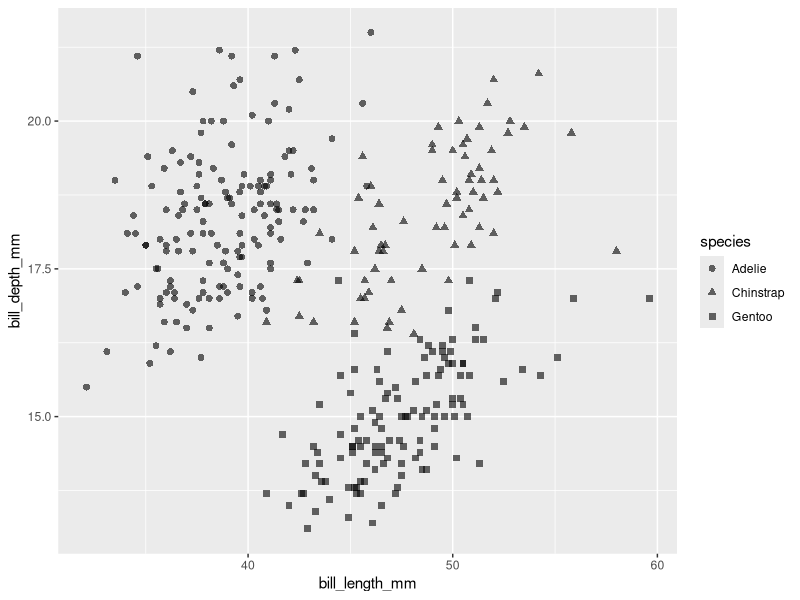
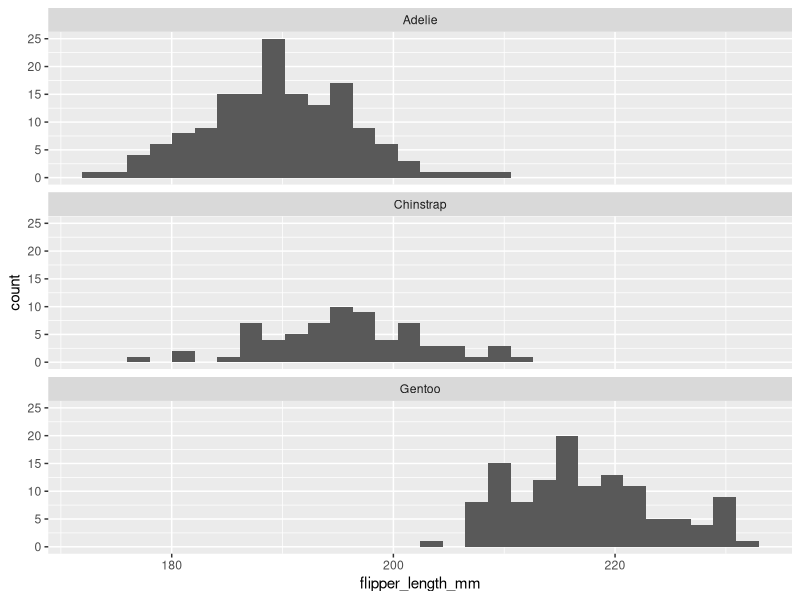
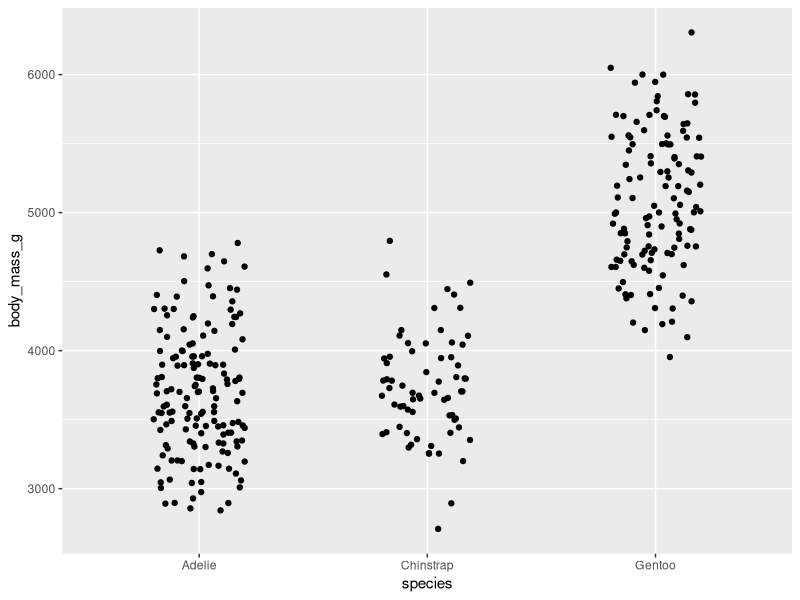
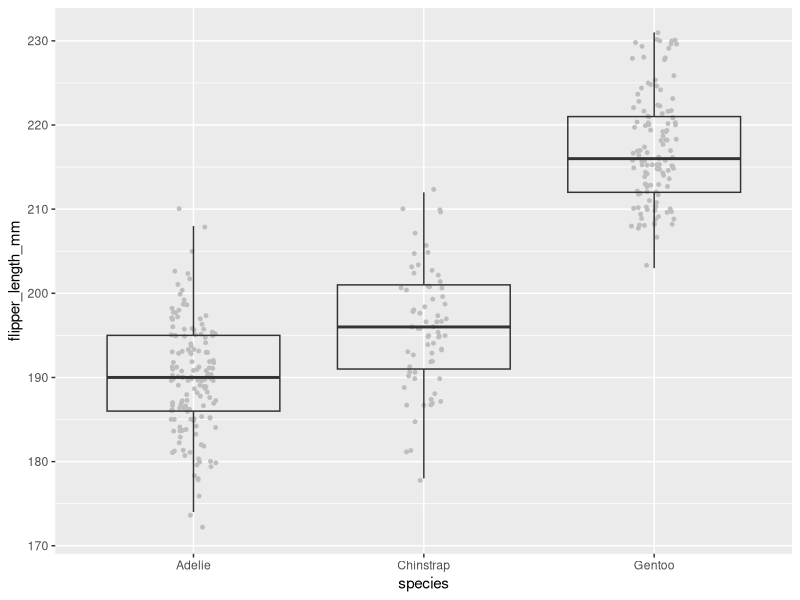

The R script that drew these images, in order:
## ---- chunk 1
library(palmerpenguins)
library(tidyverse)
## ---- chunk 2
ggplot(data = penguins, aes(x = bill_length_mm, bill_depth_mm)) +
  geom_point(aes(shape = species), size = 2, alpha = 0.6) # alpha updates transparency
## ---- chunk 3
ggplot(data = penguins, aes(x = flipper_length_mm)) +
  geom_histogram() +
  facet_wrap(~species, ncol = 1)
## ---- chunk 4
ggplot(data = penguins, aes(x = species, y = body_mass_g)) +
  geom_jitter(width = 0.2) # Default width is too large
## ---- chunk 5
ggplot(data = penguins, aes(x = species, y = flipper_length_mm)) +
  geom_jitter(color = "gray", size = 1, width = 0.1) +
  geom_boxplot(fill = NA, outlier.color = NA)
